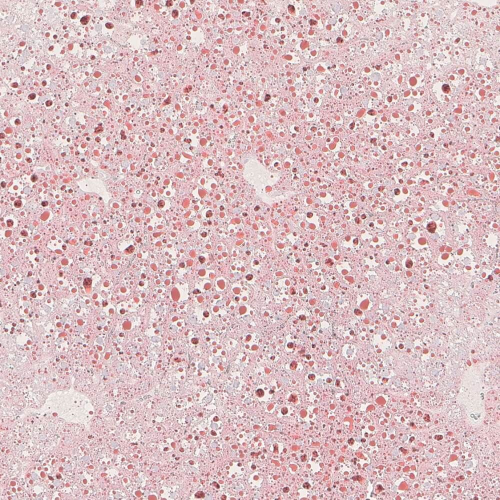
#> input picture PracticeImages/Practice_red_circles.jpg, 1000 x 1000 px (shown at 1/2 size)
$ python RedCircleFinder.py
#> lines starting #> are read from the running program, lines starting #| are printed output that depends on the picture; after the words box and inside, x2 and y2 are one past the last pixel; in counts of white or black regions, pixels touching at a corner belong together
#> the answer given: PracticeImages/Practice_red_circles.jpg
import sys

import cv2
import numpy as np

# Load the image
def red_circles(img_path):
#> called with img_path = 'PracticeImages/Practice_red_circles.jpg'
    image = cv2.imread(img_path)
#> image is the input picture: shape (1000, 1000, 3); mean B, G, R 194.1, 190.8, 218.4

    # Convert to HSV color space
    hsv = cv2.cvtColor(image, cv2.COLOR_BGR2HSV)
#> hsv: shape (1000, 1000, 3); mean H, S, V 129.5, 34.5, 218.5

    # Define the range for red color
    # NOTE: these are HSV (Hue, Saturation, Value) not RGB
    lower_red = np.array([0, 30, 30])
    upper_red = np.array([15, 255, 255])
    mask1 = cv2.inRange(hsv, lower_red, upper_red)
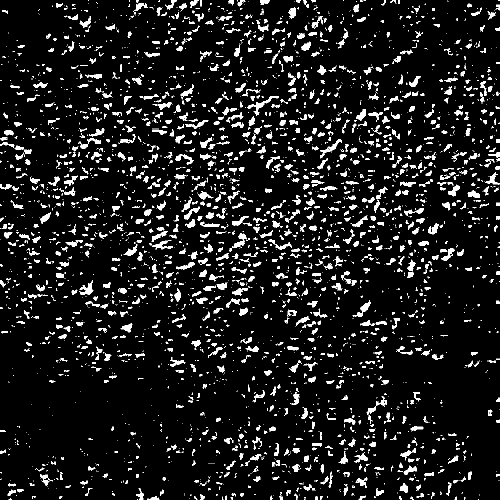
#> mask1: shape (1000, 1000) (shown at 1/2 size); 8.8% white; 3613 white regions (2477 under 20 px)

    lower_red2 = np.array([345, 30, 30])
    upper_red2 = np.array([360, 255, 255])
    mask2 = cv2.inRange(hsv, lower_red2, upper_red2)
#> mask2: shape (1000, 1000); every value is 0

    # Combine masks
    mask = mask1 | mask2

    # Find contours
    contours, _ = cv2.findContours(mask, cv2.RETR_EXTERNAL, cv2.CHAIN_APPROX_SIMPLE)
#> contours = 3613 contours, 2773 with area under 20; largest, box (x1, y1, x2, y2) and area: (495, 192, 557, 232) 352, (159, 560, 187, 590) 298, (458, 467, 493, 504) 285, (705, 600, 741, 634) 268, (640, 279, 684, 317) 266

    # Filter and draw circles
    num_circles = 0
    for contour in contours:
        if cv2.contourArea(contour) > 0.01:  # Filter by area
            ((x, y), radius) = cv2.minEnclosingCircle(contour)
            if 0.3 < (cv2.contourArea(contour) / (np.pi * radius ** 2)) < 1.8:  # Check circularity
                num_circles += 1
                cv2.circle(image, (int(x), int(y)), int(radius), (0, 255, 0), 2)
#> this loop made 3613 passes
#> (contour, x, y, radius) on passes 4, 14, 15, 36, 37, 52: ([[609, 997], [609, 999], [610, 998], [610, 997]], 609.5, 998, 1.12), ([[654, 993], [654, 995], [655, 995], [655, 993]], 654.5, 994, 1.12), ([[631, 993], [631, 999], [634, 999], [634, 993]], 632.5, 996, 3.35), ([[855, 988], [856, 989], [857, 989], [858, 988]], 856.5, 988, 1.5), ([[509, 988], [509, 989], [510, 989], [510, 988]], 509.5, 988.5, 0.707), ([[680, 982], [681, 983], [681, 982]], 680.5, 982.5, 0.707)
#> (x, y, radius) on passes 7 to 12: (20, 998.5, 3.04), (929, 996.5, 2.5), (609.5, 994.5, 1.58), (463.5, 996.5, 2.92), (911, 996, 3.61), (823.7, 996.7, 4.05)
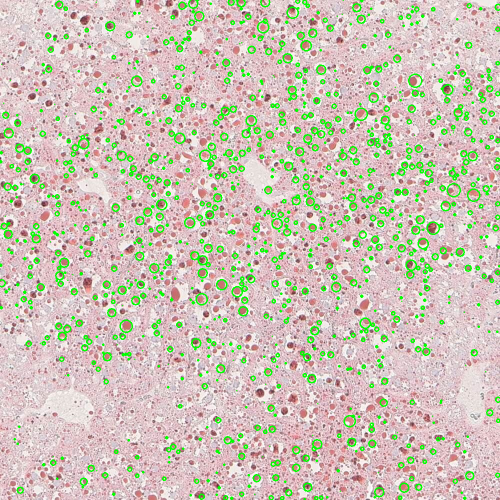
#> image: shape (1000, 1000, 3) (shown at 1/2 size); 6.74% of pixels changed, all inside (x1, y1, x2, y2) = (0, 0, 1000, 1000)
#> after the loop, num_circles = 1127

    # Show the result
    print(f"Number of circles: {num_circles}")
#| Number of circles: 1127
    cv2.imshow('Detected Circles', image)
    cv2.waitKey(0)
    cv2.destroyAllWindows()


if __name__ == '__main__':
    path = input("Provide test image path: ")
    red_circles(path)
